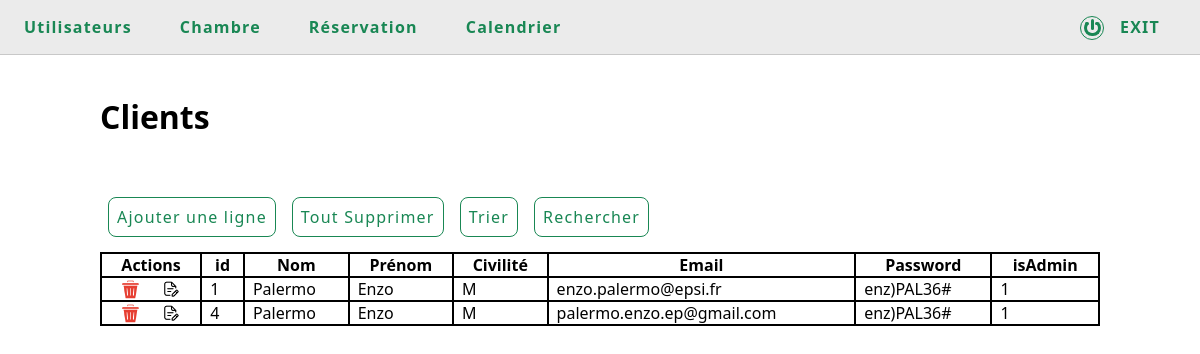
/projets/hotel-neptune/admin/user.php (signed in), run on the app's committed database.
### tables this page shows
CREATE TABLE IF NOT EXISTS `user` (
  `id` int(11) NOT NULL AUTO_INCREMENT,
  `nom` varchar(50) NOT NULL,
  `prenom` varchar(50) NOT NULL,
  `civilite` text NOT NULL,
  `email` varchar(139) NOT NULL,
  `password` varchar(255) NOT NULL,
  `isAdmin` tinyint(1) NOT NULL DEFAULT '0',
  PRIMARY KEY (`id`)
);

### projets/hotel-neptune/admin/user.php (the view, shortened to what this page needs)
<!DOCTYPE html>
<html>
    <head>
        <?php include("php/head.php"); ?>
        <link rel="stylesheet"  href="style/style_table.css">
    </head>
    <body>
        <header>
            <?php include("php/header.php"); ?>
        </header>
        <div id="afficher">
        <div id="afficher2">
        <div id="afficher3">
        <div id="afficher4">
            <div id="masquer">
            <div id="masquer2">
            <div id="masquer3">
            <div id="masquer4">
                <div class="global-container global-user">
                    <h1>Clients</h1>
                    <br><br>
                    <?php
                        include("php/link_db.php");
                        $url = $_SERVER['REQUEST_URI'];
                        $url = strstr($url,'?');
                        $url = substr($url, 1, 10);
                        if(!empty($url)) {
                            if(substr($url, 0, 3) == 'tri') {
                                $tri = htmlspecialchars($_GET['tri']);
                                $sens = htmlspecialchars($_GET['sens']);
                                $sql = "SELECT * FROM `user` ORDER BY `$tri` $sens";
                            }
                            else if(substr($url, 0, 10) == 'searchType') {
                                $searchType = htmlspecialchars($_GET['searchType']);
                                $search = htmlspecialchars($_GET['search']);
                                $sql = "SELECT * FROM `user` WHERE `$searchType` = '$search'";
                            } else {
                                $sql = "SELECT * FROM `user` ORDER BY `id` ASC";
                            }
                        } else {
                            $sql = "SELECT * FROM `user` ORDER BY `id` ASC";
                        }
                        $requete = $db->query($sql);
                        $users = $requete->fetchAll();
                        ?>
                        <div class="insert-line">
                        </div>
                        <div class="bouton-haut">
                            <div class="insert-line">
                                <a href="#afficher" class="afficher">Ajouter une ligne</a>
                            </div>
                            <div class="supp-all">
                                <a href="php/gestion_BDD/user/user_delete.php?id=all">Tout Supprimer</a>
                            </div>
                            <div class="trier">
                                <a href="#afficher3" class="afficher3">Trier</a>
                            </div>
                            <div class="search">
                                <a href="#afficher4" class="afficher4">Rechercher</a>
                            </div>
                        </div>
                        <table>
                            <tr>
                                <th> Actions </th>
                                <th> id </td>
                                <th> Nom </td>
                                <th> Prénom </td>
                                <th> Civilité </td>
                                <th> Email </td>
                                <th> Password </td>
                                <th> isAdmin </td>
                            </tr>
                            <?php foreach ($users as $user) { ?>
                            <tr>
                                <td class="table-center">
                                    <a href="php/gestion_BDD/user/user_delete.php?id=<?php echo $user['id']; ?>"><img src="image/effacer.png" alt="logo effacer"></a>
                                    <a href="?id=<?php echo $user['id']; ?>#afficher2" class="afficher2"><img src="image/modifier.png" alt="logo modifier"></a>
                                </td>
                                <td> <?php echo $user['id']; ?> </td>
                                <td> <?php echo $user['nom']; ?> </td>
                                <td> <?php echo $user['prenom']; ?> </td>
                                <td> <?php echo $user['civilite']; ?> </td>
                                <td> <?php echo $user['email']; ?> </td>
                                <td> <?php echo $user['password']; ?> </td>
                                <td> <?php echo $user['isAdmin']; ?> </td>
                            </tr>
                            <?php } ?>
                        </table>
                    <br><br><br>
                </div>
            </div>
            </div>
            </div>
            </div>
        </div>
        </div>
        </div>
        </div>
    </body>
</html>

### projets/hotel-neptune/admin/style/main.css (style rules this page uses)
*, *::before, *::after { box-sizing: border-box; }
* { padding: 0; margin: 0; border-style: border-box; list-style: none; text-decoration: none; }
html { scroll-behavior: smooth; }
body { background-color: none; font-family: "Segoe UI",Roboto,"Helvetica Neue","Noto Sans","Liberation Sans",Arial,sans-serif,"Apple Color Emoji","Segoe UI Emoji","Segoe UI Symbol","Noto Color Emoji"; }
img { transform: scale(1.6); margin: 0 .5rem; }
:root { --taille_logo: 1.5rem; --couleur_logo: #198754; --taille_cercle: calc(var(--taille_logo) * 0.7); --bordure_cercle: calc(var(--taille_logo) * 0.15); --taille_boule: calc(var(--taille_logo) * 0.15); }
.global-container { display: flex; flex-direction: column; flex-wrap: wrap; justify-content: space-evenly; width: 100%; max-width: 1032px; margin-top: 2rem; margin-left: auto; margin-right: auto; padding: .5rem 1rem; }
@media screen and (max-width : 1850px) { .global-container { display: flex; flex-direction: column; flex-wrap: wrap; justify-content: space-evenly; width: 100%; max-width: 1032px; margin-top: 2rem; margin-left: 406px; margin-right: auto; padding: .5rem 1rem; } }
@media screen and (max-width : 1450px) { .global-container { display: flex; flex-direction: column; flex-wrap: wrap; justify-content: space-evenly; width: 100%; max-width: 1032px; margin-top: 2rem; margin-left: auto; margin-right: auto; padding: .5rem 1rem; } }

### projets/hotel-neptune/admin/style/style_table.css (style rules this page uses)
table { border: solid 1px #000; border-spacing: 0; }
table th, table td { border: solid 1px #000; padding: 0rem .5rem; }
.bouton-haut { display: flex; margin-bottom: 1rem; }
.supp-all { padding: .5rem; }
.supp-all a { color: #198754; letter-spacing: 1.2px; border: solid 1px #198754; border-radius: .5rem; padding: .5rem; transition: .25s; }
.insert-line { padding: .5rem; }
.insert-line a { color: #198754; letter-spacing: 1.2px; border: solid 1px #198754; border-radius: .5rem; padding: .5rem; transition: .25s; }
.search { padding: .5rem; }
.search a { color: #198754; letter-spacing: 1.2px; border: solid 1px #198754; border-radius: .5rem; padding: .5rem; transition: .25s; }
.trier { padding: .5rem; }
.trier a { color: #198754; letter-spacing: 1.2px; border: solid 1px #198754; border-radius: .5rem; padding: .5rem; transition: .25s; }
img { width: .7rem; }
.table-center { display: flex; justify-content: space-around; align-items: center; }

### data on the page
user: id "1", nom "Palermo", prenom "Enzo", civilite "M", email "enzo.palermo@epsi.fr", password "enz)PAL36#", isAdmin "1"
user: id "4", nom "Palermo", prenom "Enzo", civilite "M", email "palermo.enzo.ep@gmail.com", password "enz)PAL36#", isAdmin "1"
